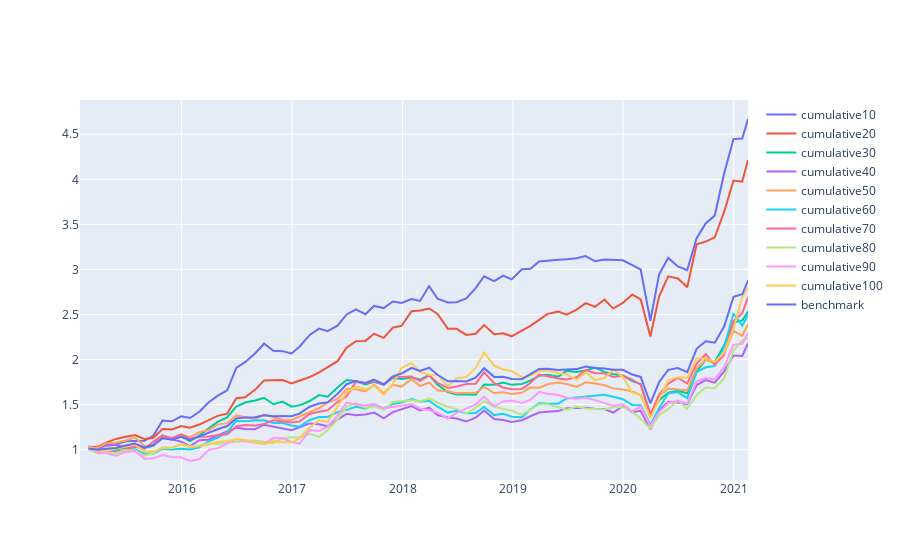

Source (notebook cell):
### Code cell
lst_rank = [10,20,30,40,50,60,70,80,90,100]

result = positions.reset_index()[['date']].set_index('date')

for r in lst_rank:
    positions = monthly_return.copy(deep=True)
    for col in positions.columns:
        positions[col] = np.nan
    profit = positions.copy(deep=True)
    for col in positions.columns:
        if col in combined_ranks.columns:
            positions[col] = combined_ranks[col].apply(lambda x: 1 if x<=r*0.01 else np.nan)
        else:
            positions = positions.drop(columns=col)
    profit = monthly_return * positions.shift(1)
    profit['avgProfit'] = profit.mean(axis=1)
    profit['numHolding'] = profit.count(axis=1)
    
    result[str(r)] = profit['avgProfit']
    
    
    print('Top {}'.format(str(r)))
    print(profit['numHolding'].max())
    
for r in lst_rank:
    if r > 10:
        result['avgProfit'+ str(r)] = result[str(r)]*r/10 - result[str(r-10)]*(r-10)/10
    else:
        result['avgProfit'+ str(r)] = result[str(r)]
    
    result['cumulative' + str(r)] = (result['avgProfit'+ str(r)]+1).cumprod()
        
#     print('Top {} === Profit {} === Max Holding {}'.format(str(r*10), ))

# profit

import plotly.graph_objects as go

benchmark = (monthly_return.mean(axis=1)+ 1).cumprod().tolist()
fig = go.Figure()

for r in lst_rank:
    cumulative = result['cumulative'+ str(r)].to_list()
    fig.add_trace(
        go.Scatter(x=profit.index.tolist(), y=cumulative,
                   mode='lines',
                   name='cumulative'+ str(r)))
fig.add_trace(
    go.Scatter(x=profit.index.tolist(), y=benchmark,
               mode='lines',
               name='benchmark'))

fig.show()
